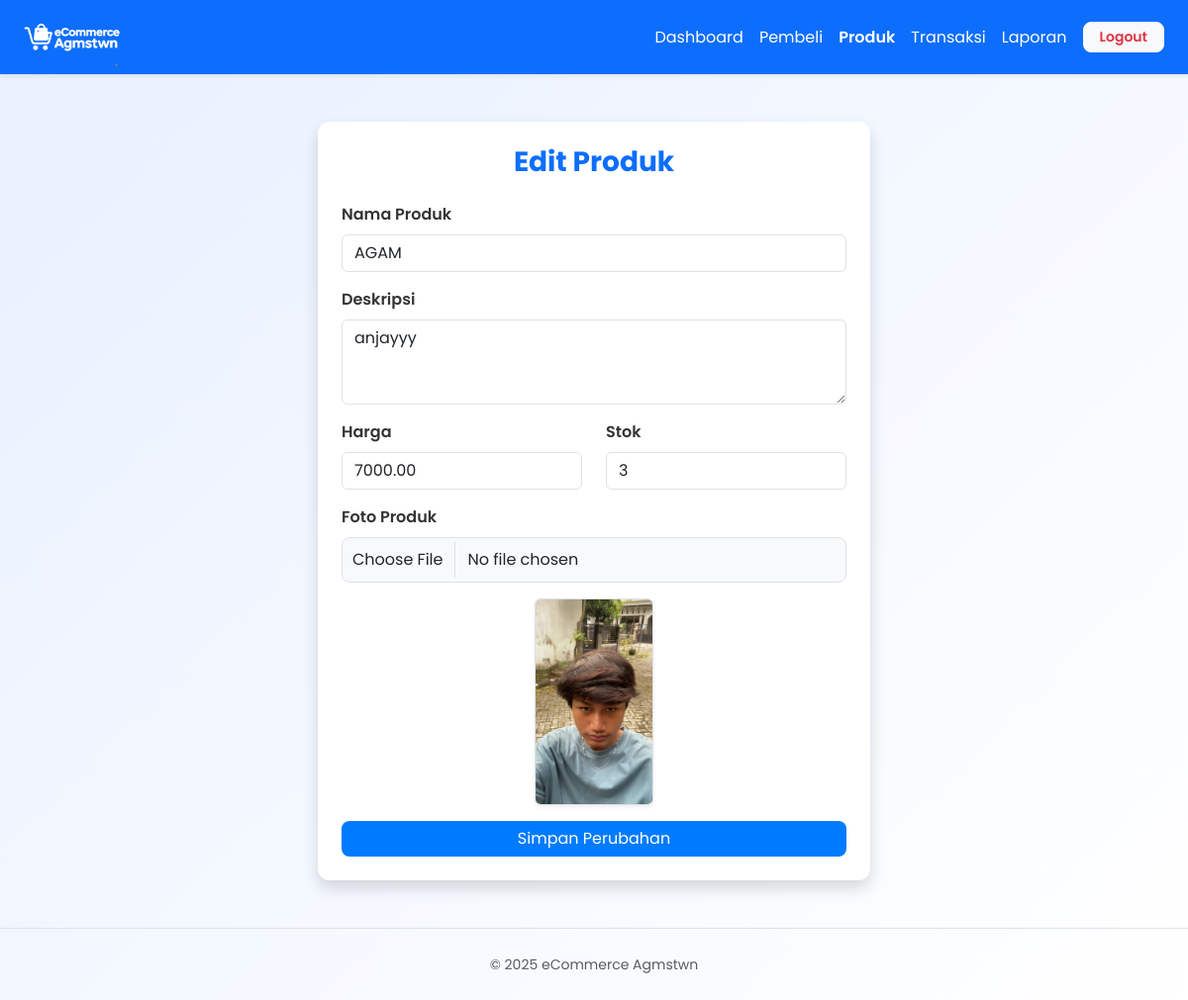
/admin/produk_edit.php?id=1 (signed in), run on the app's committed database.
### tables this page shows
CREATE TABLE `produk` (
  `id` int(11) NOT NULL,
  `nama` varchar(255) DEFAULT NULL,
  `deskripsi` text DEFAULT NULL,
  `harga` decimal(10,2) DEFAULT NULL,
  `stok` int(11) DEFAULT NULL,
  `foto` varchar(255) DEFAULT NULL
);

### admin/produk_edit.php (the view, shortened to what this page needs)
<?php
include '../config/koneksi.php';
$id = intval($_GET['id']);
$p = mysqli_fetch_assoc(mysqli_query($conn, "SELECT * FROM produk WHERE id='$id'"));
?>
<!DOCTYPE html>
<html lang="id">
<head>
    <link href="https://cdn.jsdelivr.net/npm/bootstrap@5.3.3/dist/css/bootstrap.min.css" rel="stylesheet">
    <link rel="stylesheet" href="../assets/style.css">
</head>
<body class="bg-light">
<nav class="navbar navbar-expand-lg navbar-dark bg-primary shadow-sm w-100" style="margin:0; padding:0;">
  <div class="container-fluid px-4">
    <a class="navbar-brand" href="index.php">
        <img src="../assets/logo.png" alt="eCommerce Agmstwn">
    </a>
    <div class="collapse navbar-collapse" id="adminNavbar">
      <ul class="navbar-nav ms-auto align-items-center">
        <li class="nav-item"><a class="nav-link text-white" href="index.php"> Dashboard</a></li>
        <li class="nav-item"><a class="nav-link text-white" href="pembeli.php">Pembeli</a></li>
        <li class="nav-item"><a class="nav-link text-white fw-semibold active" href="produk.php"> Produk</a></li>
        <li class="nav-item"><a class="nav-link text-white" href="transaksi.php"> Transaksi</a></li>
        <li class="nav-item"><a class="nav-link text-white" href="laporan.php"> Laporan</a></li>
        <li class="nav-item ms-2">
          <a class="btn btn-light btn-sm text-danger fw-semibold px-3" href="../auth/logout.php"> Logout</a>
        </li>
      </ul>
    </div>
  </div>
</nav>
<div class="container my-5">
    <div class="card shadow p-4 col-lg-6 mx-auto">
        <h3 class="fw-bold text-center text-primary mb-4">Edit Produk</h3>
        <form method="POST" enctype="multipart/form-data">
            <div class="mb-3">
                <label class="form-label fw-semibold">Nama Produk</label>
                <input type="text" name="nama" class="form-control" value="<?= strtoupper(htmlspecialchars($p['nama'])) ?>" required>
            </div>
            <div class="mb-3">
                <label class="form-label fw-semibold">Deskripsi</label>
                <textarea name="deskripsi" class="form-control" rows="3" required><?= htmlspecialchars($p['deskripsi']) ?></textarea>
            </div>
            <div class="row mb-3">
                <div class="col-md-6">
                    <label class="form-label fw-semibold">Harga</label>
                    <input type="number" name="harga" class="form-control" value="<?= $p['harga'] ?>" min="0" required>
                </div>
                <div class="col-md-6">
                    <label class="form-label fw-semibold">Stok</label>
                    <input type="number" name="stok" class="form-control" value="<?= $p['stok'] ?>" min="0" required>
                </div>
            </div>
            <div class="mb-3">
                <label class="form-label fw-semibold">Foto Produk</label>
                <input type="file" name="foto" class="form-control" accept="image/*">
                <?php if ($p['foto']): ?>
                    <div class="mt-3 text-center">
                        <img src="../assets/img/<?= htmlspecialchars($p['foto']) ?>" width="120" class="rounded shadow-sm border">
                    </div>
                <?php endif; ?>
            </div>
            <div class="d-grid gap-2">
                <button type="submit" name="update" class="btn btn-primary">Simpan Perubahan</button>
            </div>
        </form>
    </div>
</div>
<footer class="text-center text-muted py-4 border-top mt-4">
    <small>© <?= date('Y') ?> eCommerce Agmstwn</small>
</footer>
</body>
</html>

### assets/style.css (style rules this page uses)
body { font-family: 'Poppins', sans-serif; background-color: #f8faff; }
.navbar { margin-left: 230px; }
body { background: linear-gradient(135deg, #e8f0ff, #ffffff); font-family: 'Poppins', sans-serif; }
.btn-primary { background-color: #0d6efd; border: none; }
.card { border: none; border-radius: 12px; background: #fff; }
.card { border: none; border-radius: 12px; background-color: #fff; }
.btn-primary { background-color: #0d6efd; border: none; transition: all 0.2s ease; }
form label { color: #333; }
input[type="file"] { background-color: #f8f9fa; border-radius: 8px; padding: 10px; }
.card { border-radius: 12px; border: none; }
.btn { border-radius: 8px; transition: all 0.2s ease-in-out; }
.card img { transition: transform 0.3s ease, box-shadow 0.3s ease; }
.navbar.bg-primary { width: 100%; top: 0; left: 0; border-radius: 0; z-index: 1030; }
html, body { margin: 0; padding: 0; overflow-x: hidden; }
body { background-color: #f8f9fa; font-family: 'Poppins', sans-serif; }
.card { border-radius: 12px; }
.navbar.bg-primary { top: 0; left: 0; width: 100%; border-radius: 0; z-index: 1030; }
.btn-primary { background-color: #007bff; border: none; }
.navbar-brand img { height: 65px; object-fit: contain; }

### data on the page
produk: nama "AGAM", deskripsi "anjayyy", harga "7000.00", stok "3", foto (picture)
